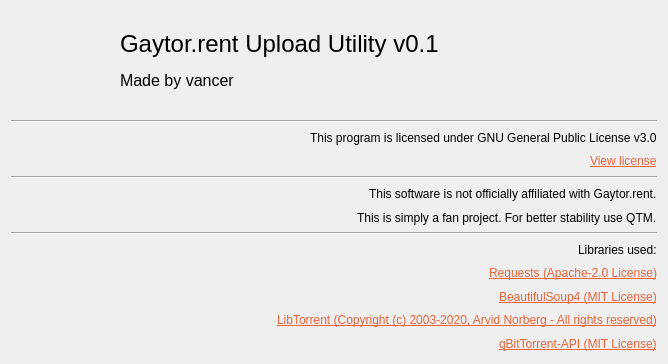
<?xml version="1.0" encoding="UTF-8"?>
<ui version="4.0">
 <class>AboutWindow</class>
 <widget class="QWidget" name="AboutWindow">
  <property name="geometry">
   <rect>
    <x>0</x>
    <y>0</y>
    <width>668</width>
    <height>364</height>
   </rect>
  </property>
  <property name="maximumSize">
   <size>
    <width>16777215</width>
    <height>16777215</height>
   </size>
  </property>
  <property name="windowTitle">
   <string>GUU - About</string>
  </property>
  <layout class="QVBoxLayout" name="verticalLayout">
   <item>
    <widget class="QWidget" name="widget_2" native="true">
     <layout class="QHBoxLayout" name="horizontalLayout">
      <item>
       <widget class="QLabel" name="label_12">
        <property name="minimumSize">
         <size>
          <width>85</width>
          <height>85</height>
         </size>
        </property>
        <property name="maximumSize">
         <size>
          <width>85</width>
          <height>85</height>
         </size>
        </property>
        <property name="text">
         <string/>
        </property>
        <property name="pixmap">
         <pixmap>../icon/guu.png</pixmap>
        </property>
        <property name="scaledContents">
         <bool>true</bool>
        </property>
       </widget>
      </item>
      <item>
       <widget class="QWidget" name="widget" native="true">
        <layout class="QVBoxLayout" name="verticalLayout_2">
         <item>
          <widget class="QLabel" name="label">
           <property name="text">
            <string>&lt;html&gt;&lt;head/&gt;&lt;body&gt;&lt;p&gt;&lt;span style=&quot; font-size:18pt;&quot;&gt;Gaytor.rent Upload Utility v0.1&lt;/span&gt;&lt;/p&gt;&lt;/body&gt;&lt;/html&gt;</string>
           </property>
          </widget>
         </item>
         <item>
          <widget class="QLabel" name="label_2">
           <property name="text">
            <string>&lt;html&gt;&lt;head/&gt;&lt;body&gt;&lt;p&gt;&lt;span style=&quot; font-size:12pt;&quot;&gt;Made by vancer&lt;/span&gt;&lt;/p&gt;&lt;/body&gt;&lt;/html&gt;</string>
           </property>
          </widget>
         </item>
        </layout>
       </widget>
      </item>
     </layout>
    </widget>
   </item>
   <item>
    <widget class="Line" name="line">
     <property name="maximumSize">
      <size>
       <width>16777215</width>
       <height>16777215</height>
      </size>
     </property>
     <property name="orientation">
      <enum>Qt::Horizontal</enum>
     </property>
    </widget>
   </item>
   <item alignment="Qt::AlignRight">
    <widget class="QLabel" name="label_3">
     <property name="text">
      <string>This program is licensed under GNU General Public License v3.0</string>
     </property>
    </widget>
   </item>
   <item alignment="Qt::AlignRight">
    <widget class="QLabel" name="label_4">
     <property name="text">
      <string>&lt;html&gt;&lt;head/&gt;&lt;body&gt;&lt;p&gt;&lt;a href=&quot;https://www.gnu.org/licenses/gpl-3.0-standalone.html&quot;&gt;&lt;span style=&quot; text-decoration: underline; color:#e9643a;&quot;&gt;View license&lt;/span&gt;&lt;/a&gt;&lt;/p&gt;&lt;/body&gt;&lt;/html&gt;</string>
     </property>
    </widget>
   </item>
   <item>
    <widget class="Line" name="line_3">
     <property name="orientation">
      <enum>Qt::Horizontal</enum>
     </property>
    </widget>
   </item>
   <item alignment="Qt::AlignRight">
    <widget class="QLabel" name="label_5">
     <property name="text">
      <string>This software is not officially affiliated with Gaytor.rent.</string>
     </property>
    </widget>
   </item>
   <item alignment="Qt::AlignRight">
    <widget class="QLabel" name="label_6">
     <property name="text">
      <string>This is simply a fan project. For better stability use QTM.</string>
     </property>
    </widget>
   </item>
   <item>
    <widget class="Line" name="line_2">
     <property name="orientation">
      <enum>Qt::Horizontal</enum>
     </property>
    </widget>
   </item>
   <item alignment="Qt::AlignRight">
    <widget class="QLabel" name="label_7">
     <property name="text">
      <string>Libraries used:</string>
     </property>
    </widget>
   </item>
   <item alignment="Qt::AlignRight">
    <widget class="QLabel" name="label_8">
     <property name="text">
      <string>&lt;html&gt;&lt;head/&gt;&lt;body&gt;&lt;p&gt;&lt;a href=&quot;https://github.com/psf/requests&quot;&gt;&lt;span style=&quot; text-decoration: underline; color:#e9643a;&quot;&gt;Requests (Apache-2.0 License)&lt;/span&gt;&lt;/a&gt;&lt;/p&gt;&lt;/body&gt;&lt;/html&gt;</string>
     </property>
    </widget>
   </item>
   <item alignment="Qt::AlignRight">
    <widget class="QLabel" name="label_9">
     <property name="text">
      <string>&lt;html&gt;&lt;head/&gt;&lt;body&gt;&lt;p&gt;&lt;a href=&quot;https://www.crummy.com/software/BeautifulSoup/&quot;&gt;&lt;span style=&quot; text-decoration: underline; color:#e9643a;&quot;&gt;BeautifulSoup4 (MIT License)&lt;/span&gt;&lt;/a&gt;&lt;/p&gt;&lt;/body&gt;&lt;/html&gt;</string>
     </property>
    </widget>
   </item>
   <item alignment="Qt::AlignRight">
    <widget class="QLabel" name="label_10">
     <property name="text">
      <string>&lt;html&gt;&lt;head/&gt;&lt;body&gt;&lt;p&gt;&lt;a href=&quot;https://github.com/arvidn/libtorrent&quot;&gt;&lt;span style=&quot; text-decoration: underline; color:#e9643a;&quot;&gt;LibTorrent (Copyright (c) 2003-2020, Arvid Norberg - All rights reserved)&lt;/span&gt;&lt;/a&gt;&lt;/p&gt;&lt;/body&gt;&lt;/html&gt;</string>
     </property>
    </widget>
   </item>
   <item alignment="Qt::AlignRight">
    <widget class="QLabel" name="label_11">
     <property name="text">
      <string>&lt;html&gt;&lt;head/&gt;&lt;body&gt;&lt;p&gt;&lt;a href=&quot;https://github.com/rmartin16/qbittorrent-api&quot;&gt;&lt;span style=&quot; text-decoration: underline; color:#e9643a;&quot;&gt;qBitTorrent-API (MIT License)&lt;/span&gt;&lt;/a&gt;&lt;/p&gt;&lt;/body&gt;&lt;/html&gt;</string>
     </property>
    </widget>
   </item>
  </layout>
 </widget>
 <resources>
  <include location="icon.qrc"/>
 </resources>
 <connections/>
</ui>
